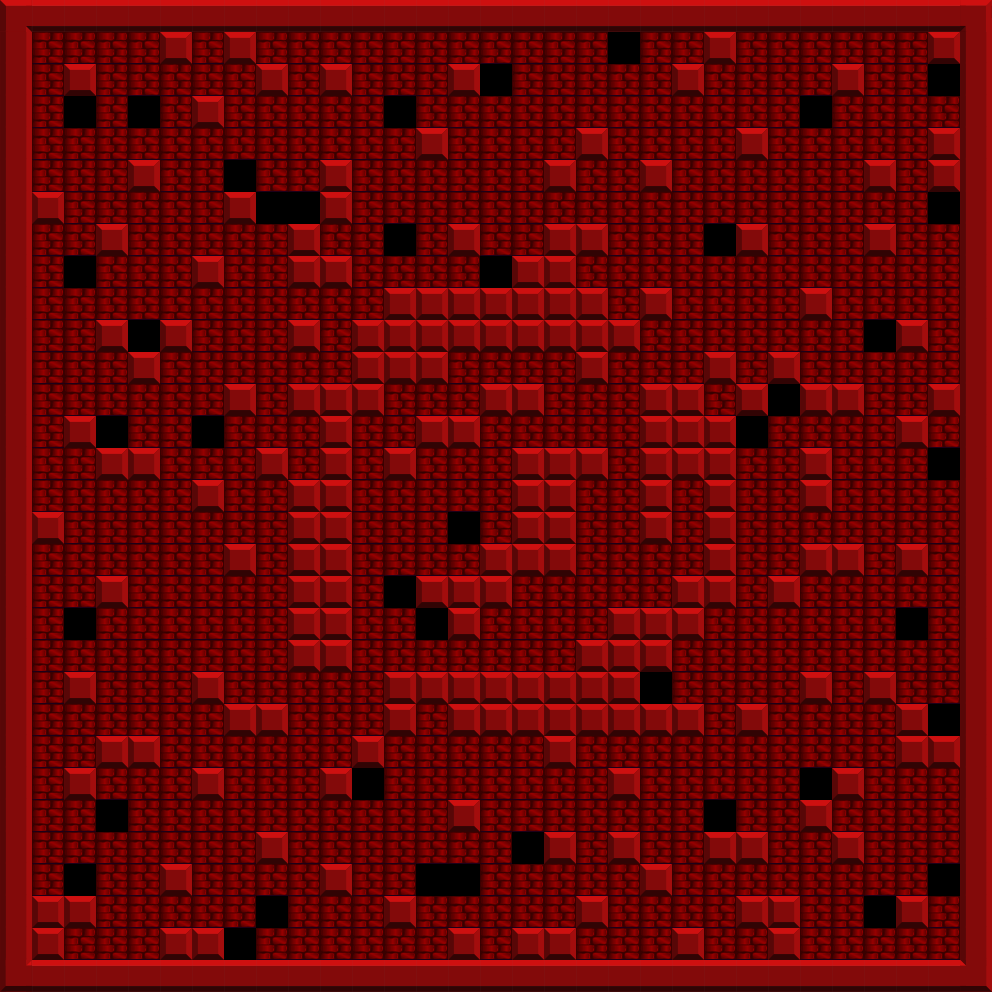

This game map was drawn from its Tiled (.tmx) file and the tilesets committed beside it. A one-line description and the trimmed map source follow:
An orthogonal 31x31 tile map with 32x32 px tiles, 1 tile layer (Kachelebene 1).

<map version="1.0" orientation="orthogonal" width="31" height="31" tilewidth="32" tileheight="32">
 <tileset firstgid="1" name="tiles1" tilewidth="32" tileheight="32">
  <image source="tiles1.png" width="192" height="768" />
  <tile id="96">
   <properties>
    <property name="fallable" value="1" />
    <property name="walkable" value="1" />
   </properties>
  </tile>
  <tile id="120">
   <properties>
    <property name="walkable" value="1" />
   </properties>
  </tile>
  <tile id="121">
   <properties>
    <property name="spawn" value="1" />
    <property name="walkable" value="1" />
   </properties>
  </tile>
 </tileset>
 <layer name="Kachelebene 1" width="31" height="31">
  <data>[961 cells, 961 non-empty, 9 distinct tile ids]</data>
 </layer>
</map>
